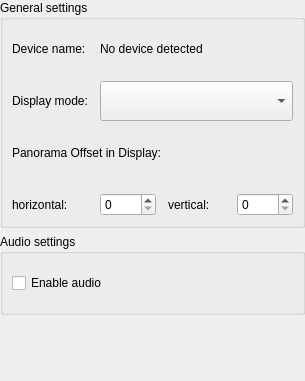
<?xml version="1.0" encoding="UTF-8"?>
<ui version="4.0">
 <class>AjaOutputConfigurationClass</class>
 <widget class="QWidget" name="AjaOutputConfigurationClass">
  <property name="geometry">
   <rect>
    <x>0</x>
    <y>0</y>
    <width>305</width>
    <height>381</height>
   </rect>
  </property>
  <layout class="QVBoxLayout" name="verticalLayout">
   <property name="leftMargin">
    <number>0</number>
   </property>
   <property name="topMargin">
    <number>0</number>
   </property>
   <property name="rightMargin">
    <number>0</number>
   </property>
   <property name="bottomMargin">
    <number>0</number>
   </property>
   <item>
    <layout class="QGridLayout" name="gridLayout">
     <property name="spacing">
      <number>12</number>
     </property>
     <item row="0" column="0">
      <widget class="QWidget" name="configurationWidget" native="true">
       <layout class="QVBoxLayout" name="verticalLayout_2">
        <property name="leftMargin">
         <number>0</number>
        </property>
        <property name="topMargin">
         <number>0</number>
        </property>
        <property name="rightMargin">
         <number>0</number>
        </property>
        <property name="bottomMargin">
         <number>0</number>
        </property>
        <item>
         <widget class="QGroupBox" name="boxVideoSettings">
          <property name="title">
           <string>General settings</string>
          </property>
          <property name="flat">
           <bool>true</bool>
          </property>
          <layout class="QGridLayout" name="gridLayout_2">
           <property name="bottomMargin">
            <number>0</number>
           </property>
           <property name="spacing">
            <number>12</number>
           </property>
           <item row="0" column="0">
            <widget class="QLabel" name="label_2">
             <property name="minimumSize">
              <size>
               <width>0</width>
               <height>40</height>
              </size>
             </property>
             <property name="text">
              <string>Device name:</string>
             </property>
            </widget>
           </item>
           <item row="0" column="1" colspan="3">
            <widget class="QLabel" name="labelDeviceName">
             <property name="minimumSize">
              <size>
               <width>0</width>
               <height>40</height>
              </size>
             </property>
             <property name="text">
              <string>No device detected</string>
             </property>
            </widget>
           </item>
           <item row="1" column="1" colspan="3">
            <widget class="QComboBox" name="comboDisplayMode">
             <property name="sizePolicy">
              <sizepolicy hsizetype="Preferred" vsizetype="Preferred">
               <horstretch>0</horstretch>
               <verstretch>0</verstretch>
              </sizepolicy>
             </property>
             <property name="minimumSize">
              <size>
               <width>0</width>
               <height>40</height>
              </size>
             </property>
             <property name="focusPolicy">
              <enum>Qt::TabFocus</enum>
             </property>
            </widget>
           </item>
           <item row="1" column="0">
            <widget class="QLabel" name="label">
             <property name="minimumSize">
              <size>
               <width>0</width>
               <height>40</height>
              </size>
             </property>
             <property name="text">
              <string>Display mode:</string>
             </property>
            </widget>
           </item>
           <item row="2" column="0" colspan="4">
            <widget class="QLabel" name="labelOffset">
             <property name="minimumSize">
              <size>
               <width>0</width>
               <height>40</height>
              </size>
             </property>
             <property name="text">
              <string>Panorama Offset in Display:</string>
             </property>
            </widget>
           </item>
           <item row="3" column="0">
            <widget class="QLabel" name="labelOffsetX">
             <property name="minimumSize">
              <size>
               <width>0</width>
               <height>40</height>
              </size>
             </property>
             <property name="text">
              <string>horizontal:</string>
             </property>
            </widget>
           </item>
           <item row="3" column="1">
            <widget class="QSpinBox" name="offsetXBox">
             <property name="minimumSize">
              <size>
               <width>0</width>
               <height>0</height>
              </size>
             </property>
            </widget>
           </item>
           <item row="3" column="2">
            <widget class="QLabel" name="labelOffsetY">
             <property name="minimumSize">
              <size>
               <width>0</width>
               <height>40</height>
              </size>
             </property>
             <property name="text">
              <string>vertical:</string>
             </property>
            </widget>
           </item>
           <item row="3" column="3">
            <widget class="QSpinBox" name="offsetYBox">
             <property name="minimumSize">
              <size>
               <width>0</width>
               <height>0</height>
              </size>
             </property>
            </widget>
           </item>
          </layout>
         </widget>
        </item>
        <item>
         <widget class="QGroupBox" name="boxAudioSettings">
          <property name="title">
           <string>Audio settings</string>
          </property>
          <property name="flat">
           <bool>true</bool>
          </property>
          <layout class="QVBoxLayout" name="verticalLayout_3">
           <item>
            <widget class="QCheckBox" name="enableAudioBox">
             <property name="minimumSize">
              <size>
               <width>0</width>
               <height>40</height>
              </size>
             </property>
             <property name="text">
              <string>Enable audio</string>
             </property>
            </widget>
           </item>
          </layout>
         </widget>
        </item>
       </layout>
      </widget>
     </item>
     <item row="3" column="0">
      <spacer name="verticalSpacer">
       <property name="orientation">
        <enum>Qt::Vertical</enum>
       </property>
       <property name="sizeHint" stdset="0">
        <size>
         <width>20</width>
         <height>40</height>
        </size>
       </property>
      </spacer>
     </item>
    </layout>
   </item>
  </layout>
 </widget>
 <resources/>
 <connections/>
</ui>
